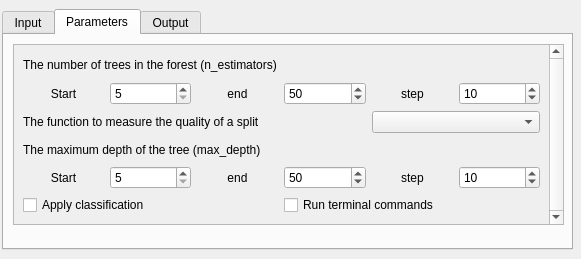
<?xml version="1.0" encoding="UTF-8"?>
<ui version="4.0">
 <class>Dialog</class>
 <widget class="QDialog" name="Dialog">
  <property name="enabled">
   <bool>true</bool>
  </property>
  <property name="geometry">
   <rect>
    <x>0</x>
    <y>0</y>
    <width>581</width>
    <height>259</height>
   </rect>
  </property>
  <property name="sizePolicy">
   <sizepolicy hsizetype="Fixed" vsizetype="Fixed">
    <horstretch>0</horstretch>
    <verstretch>0</verstretch>
   </sizepolicy>
  </property>
  <property name="maximumSize">
   <size>
    <width>581</width>
    <height>259</height>
   </size>
  </property>
  <property name="windowTitle">
   <string>Random Forest</string>
  </property>
  <property name="sizeGripEnabled">
   <bool>false</bool>
  </property>
  <widget class="QTabWidget" name="tabWidget">
   <property name="geometry">
    <rect>
     <x>2</x>
     <y>9</y>
     <width>571</width>
     <height>241</height>
    </rect>
   </property>
   <property name="currentIndex">
    <number>1</number>
   </property>
   <widget class="QWidget" name="tabInput">
    <attribute name="title">
     <string>Input</string>
    </attribute>
    <widget class="QWidget" name="layoutWidget">
     <property name="geometry">
      <rect>
       <x>10</x>
       <y>10</y>
       <width>551</width>
       <height>191</height>
      </rect>
     </property>
     <layout class="QGridLayout" name="gridLayout">
      <item row="0" column="0">
       <widget class="QLabel" name="labelTrain">
        <property name="text">
         <string>Training samples (Points)</string>
        </property>
       </widget>
      </item>
      <item row="9" column="0">
       <widget class="QLineEdit" name="lineEditSegPath"/>
      </item>
      <item row="6" column="0">
       <widget class="QLabel" name="labelVal">
        <property name="text">
         <string>Validation samples (Points)</string>
        </property>
       </widget>
      </item>
      <item row="7" column="0">
       <widget class="QComboBox" name="comboBoxVal"/>
      </item>
      <item row="9" column="1">
       <widget class="QPushButton" name="buttonSegPath">
        <property name="text">
         <string>...</string>
        </property>
       </widget>
      </item>
      <item row="8" column="0">
       <widget class="QLabel" name="labelSegPath">
        <property name="text">
         <string>Data set path </string>
        </property>
       </widget>
      </item>
      <item row="3" column="1">
       <widget class="QComboBox" name="comboBoxClassTrain"/>
      </item>
      <item row="3" column="0">
       <widget class="QComboBox" name="comboBoxTrain"/>
      </item>
      <item row="0" column="1">
       <widget class="QLabel" name="labelClassTrain">
        <property name="text">
         <string>Class field - Training</string>
        </property>
       </widget>
      </item>
      <item row="7" column="1">
       <widget class="QComboBox" name="comboBoxClassVal"/>
      </item>
      <item row="6" column="1">
       <widget class="QLabel" name="labelClassVal">
        <property name="text">
         <string> Class field - Validation </string>
        </property>
       </widget>
      </item>
     </layout>
    </widget>
   </widget>
   <widget class="QWidget" name="tabParameters">
    <attribute name="title">
     <string>Parameters</string>
    </attribute>
    <widget class="QScrollArea" name="scrollArea">
     <property name="geometry">
      <rect>
       <x>9</x>
       <y>9</y>
       <width>551</width>
       <height>181</height>
      </rect>
     </property>
     <property name="verticalScrollBarPolicy">
      <enum>Qt::ScrollBarAlwaysOn</enum>
     </property>
     <property name="widgetResizable">
      <bool>true</bool>
     </property>
     <widget class="QWidget" name="scrollAreaWidgetContents">
      <property name="geometry">
       <rect>
        <x>0</x>
        <y>0</y>
        <width>535</width>
        <height>184</height>
       </rect>
      </property>
      <layout class="QGridLayout" name="gridLayout_4">
       <item row="0" column="0">
        <layout class="QGridLayout" name="gridLayout_3">
         <item row="6" column="0" colspan="3">
          <widget class="QCheckBox" name="checkBoxApplyClas">
           <property name="text">
            <string>Apply classification</string>
           </property>
          </widget>
         </item>
         <item row="1" column="2">
          <widget class="QLabel" name="labelEndEst">
           <property name="text">
            <string>end</string>
           </property>
           <property name="alignment">
            <set>Qt::AlignCenter</set>
           </property>
          </widget>
         </item>
         <item row="1" column="4">
          <widget class="QLabel" name="labelStepEst">
           <property name="layoutDirection">
            <enum>Qt::LeftToRight</enum>
           </property>
           <property name="text">
            <string>step</string>
           </property>
           <property name="alignment">
            <set>Qt::AlignCenter</set>
           </property>
          </widget>
         </item>
         <item row="5" column="0">
          <widget class="QLabel" name="labelStartDepth">
           <property name="layoutDirection">
            <enum>Qt::LeftToRight</enum>
           </property>
           <property name="text">
            <string>Start</string>
           </property>
           <property name="alignment">
            <set>Qt::AlignCenter</set>
           </property>
          </widget>
         </item>
         <item row="5" column="3">
          <widget class="QSpinBox" name="spinBoxEndDepth">
           <property name="minimum">
            <number>5</number>
           </property>
           <property name="maximum">
            <number>100</number>
           </property>
           <property name="value">
            <number>50</number>
           </property>
          </widget>
         </item>
         <item row="1" column="5">
          <widget class="QSpinBox" name="spinBoxStepEst">
           <property name="minimum">
            <number>5</number>
           </property>
           <property name="maximum">
            <number>100</number>
           </property>
           <property name="singleStep">
            <number>5</number>
           </property>
           <property name="value">
            <number>10</number>
           </property>
          </widget>
         </item>
         <item row="1" column="1">
          <widget class="QSpinBox" name="spinBoxStartEst">
           <property name="minimum">
            <number>5</number>
           </property>
           <property name="maximum">
            <number>100</number>
           </property>
          </widget>
         </item>
         <item row="6" column="3" colspan="3">
          <widget class="QCheckBox" name="checkBoxRunTer">
           <property name="text">
            <string>Run terminal commands</string>
           </property>
          </widget>
         </item>
         <item row="5" column="1">
          <widget class="QSpinBox" name="spinBoxStartDepth">
           <property name="minimum">
            <number>5</number>
           </property>
           <property name="maximum">
            <number>100</number>
           </property>
          </widget>
         </item>
         <item row="5" column="2">
          <widget class="QLabel" name="labelEndDepth">
           <property name="text">
            <string>end</string>
           </property>
           <property name="alignment">
            <set>Qt::AlignCenter</set>
           </property>
          </widget>
         </item>
         <item row="5" column="4">
          <widget class="QLabel" name="labelStepDepth">
           <property name="text">
            <string>step</string>
           </property>
           <property name="alignment">
            <set>Qt::AlignCenter</set>
           </property>
          </widget>
         </item>
         <item row="4" column="0" colspan="6">
          <widget class="QLabel" name="labelDepth">
           <property name="text">
            <string>The maximum depth of the tree (max_depth)</string>
           </property>
          </widget>
         </item>
         <item row="1" column="0">
          <widget class="QLabel" name="labelStartEst">
           <property name="text">
            <string>Start</string>
           </property>
           <property name="alignment">
            <set>Qt::AlignCenter</set>
           </property>
          </widget>
         </item>
         <item row="0" column="0" colspan="5">
          <widget class="QLabel" name="labelEstim">
           <property name="text">
            <string>The number of trees in the forest (n_estimators)</string>
           </property>
          </widget>
         </item>
         <item row="5" column="5">
          <widget class="QSpinBox" name="spinBoxStepDepth">
           <property name="minimum">
            <number>5</number>
           </property>
           <property name="maximum">
            <number>100</number>
           </property>
           <property name="singleStep">
            <number>5</number>
           </property>
           <property name="value">
            <number>10</number>
           </property>
          </widget>
         </item>
         <item row="1" column="3">
          <widget class="QSpinBox" name="spinBoxEndEst">
           <property name="minimum">
            <number>5</number>
           </property>
           <property name="maximum">
            <number>100</number>
           </property>
           <property name="value">
            <number>50</number>
           </property>
          </widget>
         </item>
         <item row="2" column="0" colspan="4">
          <widget class="QLabel" name="labelCrit">
           <property name="layoutDirection">
            <enum>Qt::LeftToRight</enum>
           </property>
           <property name="text">
            <string>The function to measure the quality of a split </string>
           </property>
          </widget>
         </item>
         <item row="2" column="4" colspan="2">
          <widget class="QComboBox" name="comboBoxCrit"/>
         </item>
        </layout>
       </item>
      </layout>
     </widget>
    </widget>
   </widget>
   <widget class="QWidget" name="tabOutput">
    <attribute name="title">
     <string>Output</string>
    </attribute>
    <widget class="QWidget" name="layoutWidget">
     <property name="geometry">
      <rect>
       <x>10</x>
       <y>10</y>
       <width>551</width>
       <height>213</height>
      </rect>
     </property>
     <layout class="QGridLayout" name="gridLayout_2">
      <item row="1" column="1">
       <widget class="QPushButton" name="buttonAssessFile">
        <property name="text">
         <string>...</string>
        </property>
       </widget>
      </item>
      <item row="4" column="0" colspan="2">
       <layout class="QGridLayout" name="gridLayout_5">
        <item row="0" column="0">
         <widget class="QPushButton" name="buttonCancel">
          <property name="text">
           <string>Cancel</string>
          </property>
         </widget>
        </item>
        <item row="0" column="2">
         <widget class="QPushButton" name="buttonRun">
          <property name="text">
           <string>Run</string>
          </property>
         </widget>
        </item>
        <item row="0" column="1">
         <spacer name="horizontalSpacer">
          <property name="orientation">
           <enum>Qt::Horizontal</enum>
          </property>
          <property name="sizeHint" stdset="0">
           <size>
            <width>40</width>
            <height>20</height>
           </size>
          </property>
         </spacer>
        </item>
        <item row="1" column="0" colspan="3">
         <widget class="QProgressBar" name="progressBar">
          <property name="value">
           <number>0</number>
          </property>
         </widget>
        </item>
       </layout>
      </item>
      <item row="0" column="0" colspan="2">
       <widget class="QLabel" name="labelRFC">
        <property name="text">
         <string>Text path - RFC assessment file</string>
        </property>
       </widget>
      </item>
      <item row="5" column="0" colspan="2">
       <widget class="QLabel" name="labelAux">
        <property name="text">
         <string/>
        </property>
       </widget>
      </item>
      <item row="2" column="0">
       <widget class="QLabel" name="labelOutClass">
        <property name="text">
         <string>Classification path</string>
        </property>
       </widget>
      </item>
      <item row="1" column="0">
       <widget class="QLineEdit" name="lineEditAssessFile"/>
      </item>
      <item row="3" column="0">
       <widget class="QLineEdit" name="lineEditOutClass"/>
      </item>
      <item row="3" column="1">
       <widget class="QPushButton" name="buttonOutClass">
        <property name="text">
         <string>...</string>
        </property>
       </widget>
      </item>
     </layout>
    </widget>
   </widget>
  </widget>
 </widget>
 <resources/>
 <connections/>
</ui>
